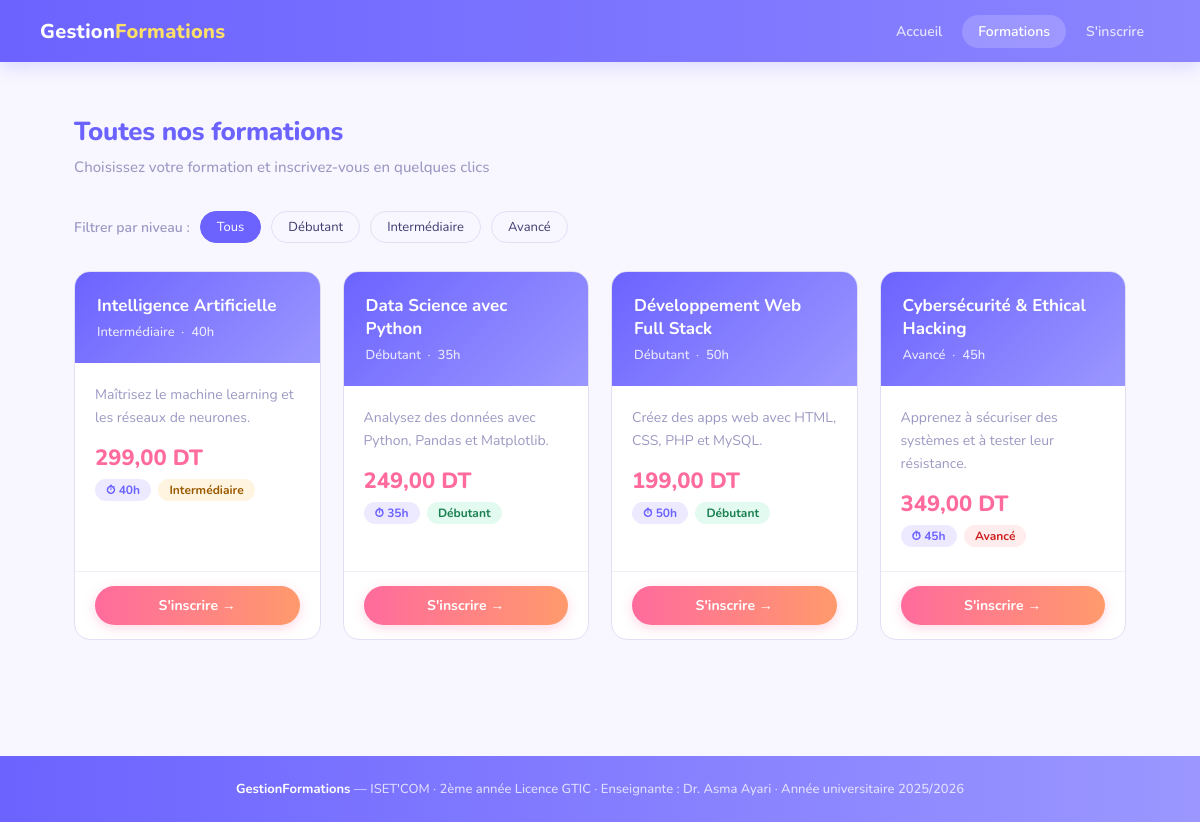
Screenshot of /index.php?page=formations with the database file from the repository.
### tables this page shows
CREATE TABLE IF NOT EXISTS formations (
    id          INT AUTO_INCREMENT PRIMARY KEY,
    titre       VARCHAR(150) NOT NULL,
    description TEXT NOT NULL,
    prix        DECIMAL(8,2) NOT NULL DEFAULT 0,
    duree       VARCHAR(30) DEFAULT '20h',
    niveau      VARCHAR(50) DEFAULT 'Tous niveaux',
    created_at  TIMESTAMP DEFAULT CURRENT_TIMESTAMP
);

### controllers/FormationController.php (called while the page is built)
<?php
require_once 'models/Formation.php';
$niveau    = isset($_GET['niveau']) ? trim($_GET['niveau']) : '';
$formations = Formation::getAll($niveau);
require 'views/formations.php';
?>

### models/Formation.php (called while the page is built, shortened)
<?php
class Formation {
    public static function getAll(string $niveau = ''): array {
        $pdo = Database::connect();
        if (!empty($niveau)) {
            $stmt = $pdo->prepare('SELECT * FROM formations WHERE niveau = ? ORDER BY id ASC');
            $stmt->execute([$niveau]);
        } else {
            $stmt = $pdo->query('SELECT * FROM formations ORDER BY id ASC');
        }
        return $stmt->fetchAll();
    }
}
?>

### views/formations.php (the view, shortened to what this page needs)
<?php
require 'views/partials/header.php';
?>
<div class="container">
    <div class="section">
        <div class="section-title">Toutes nos formations</div>
        <div class="section-sub">
            Choisissez votre formation et inscrivez-vous en quelques clics
        </div>
        <div style="margin-bottom:28px; display:flex; gap:10px; flex-wrap:wrap; align-items:center;">
            <span style="font-size:14px; color:var(--muted); font-weight:600;">Filtrer par niveau :</span>
            <a href="index.php?page=formations"
               style="padding:6px 16px; border-radius:20px; border:1.5px solid var(--border); font-size:13px; text-decoration:none; color:var(--text);
               <?= empty($niveau) ? 'background:var(--primary);color:#fff;border-color:var(--primary);' : '' ?>">
               Tous</a>
            <?php foreach (['Débutant','Intermédiaire','Avancé'] as $niv): ?>
            <a href="index.php?page=formations&niveau=<?= urlencode($niv) ?>"
               style="padding:6px 16px; border-radius:20px; border:1.5px solid var(--border); font-size:13px; text-decoration:none; color:var(--text);
               <?= (isset($niveau) && $niveau === $niv) ? 'background:var(--primary);color:#fff;border-color:var(--primary);' : '' ?>">
               <?= $niv ?></a>
            <?php endforeach; ?>
        </div>
        <?php if (empty($formations)): ?>
            <div class="alert alert-error">Aucune formation disponible pour ce niveau.</div>
        <?php else: ?>
        <div class="cards-grid">
            <?php foreach ($formations as $f): ?>
            <div class="card">
                <div class="card-header">
                    <h3><?= htmlspecialchars($f['titre']) ?></h3>
                    <p><?= htmlspecialchars($f['niveau']) ?> &nbsp;·&nbsp; <?= htmlspecialchars($f['duree']) ?></p>
                </div>
                <div class="card-body">
                    <p><?= htmlspecialchars($f['description']) ?></p>
                    <div class="prix"><?= number_format($f['prix'], 2, ',', ' ') ?> DT</div>
                    <div class="meta">
                        <span class="badge badge-primary">⏱ <?= htmlspecialchars($f['duree']) ?></span>
                        <?php
                        $badgeClass = match($f['niveau']) {
                            'Débutant'     => 'badge-success',
                            'Intermédiaire'=> 'badge-warning',
                            'Avancé'       => 'badge-danger',
                            default        => 'badge-primary'
                        };
                        ?>
                        <span class="badge <?= $badgeClass ?>"><?= htmlspecialchars($f['niveau']) ?></span>
                    </div>
                </div>
                <div class="card-footer">
                    <a href="index.php?page=inscription&formation_id=<?= $f['id'] ?>"
                       class="btn btn-accent btn-block">S'inscrire →</a>
                </div>
            </div>
            <?php endforeach; ?>
        </div>
        <?php endif; ?>
    </div>
</div>
<?php require 'views/partials/footer.php'; ?>

### index.php (shortened to what this page needs)
<?php
$page = $_GET['page'] ?? 'home';
switch ($page) {
    case 'formations':
        require 'controllers/FormationController.php';
        break;
}
?>

### views/partials/header.php (shortened to what this page needs)
<!DOCTYPE html>
<html lang="fr">
<head>
    <link rel="stylesheet" href="assets/style.css?v=2">
</head>
<body>
<nav class="navbar">
    <a href="index.php" class="navbar-brand">Gestion<span>Formations</span></a>
    <ul class="navbar-nav">
        <li><a href="index.php"
            <?= (!isset($_GET['page']) || $_GET['page'] === 'home') ? 'class="active"' : '' ?>>
            Accueil</a></li>
        <li><a href="index.php?page=formations"
            <?= (isset($_GET['page']) && $_GET['page'] === 'formations') ? 'class="active"' : '' ?>>
            Formations</a></li>
        <li><a href="index.php?page=inscription"
            <?= (isset($_GET['page']) && $_GET['page'] === 'inscription') ? 'class="active"' : '' ?>>
            S'inscrire</a></li>
    </ul>
</nav>

### views/partials/footer.php
<footer>
    <strong>GestionFormations</strong> &mdash; ISET'COM &middot; 2ème année Licence GTIC &middot;
    Enseignante : Dr. Asma Ayari &middot; Année universitaire 2025/2026
</footer>
</body>
</html>

### assets/style.css (style rules this page uses)
:root { --primary: #6C63FF; --primary-lt: #8B85FF; --primary-dk: #5548E0; --accent: #FF6B9D; --accent-dk: #E8528A; --success: #2ECC71; --danger: #FF5E5B; --gray-bg: #F8F7FF; --gray-light: #EEF0F8; --border: #E2E0F5; --text: #3D3B6E; --muted: #9B99C3; }
* { box-sizing: border-box; margin: 0; padding: 0; }
body { font-family: 'Nunito', 'Segoe UI', Arial, sans-serif; background: var(--gray-bg); color: var(--text); min-height: 100vh; }
.navbar { background: linear-gradient(90deg, var(--primary) 0%, #8B85FF 100%); padding: 0 40px; display: flex; align-items: center; justify-content: space-between; height: 62px; box-shadow: 0 4px 18px rgba(108,99,255,.22); position: sticky; top: 0; z-index: 100; }
.navbar-brand { color: #fff; font-size: 20px; font-weight: 800; text-decoration: none; letter-spacing: .3px; }
.navbar-brand span { color: #FFE066; }
.navbar-nav { display: flex; gap: 4px; list-style: none; }
.navbar-nav a { color: rgba(255,255,255,.78); text-decoration: none; padding: 7px 16px; border-radius: 20px; font-size: 14px; font-weight: 600; transition: .2s; }
.navbar-nav a:hover, .navbar-nav a.active { color: #fff; background: rgba(255,255,255,.18); }
.container { max-width: 1100px; margin: 0 auto; padding: 0 24px; }
.section { padding: 52px 0; }
.section-title { font-size: 26px; font-weight: 800; color: var(--primary); margin-bottom: 8px; letter-spacing: -.3px; }
.section-sub { color: var(--muted); font-size: 15px; margin-bottom: 34px; font-weight: 500; }
.cards-grid { display: grid; grid-template-columns: repeat(auto-fit, minmax(240px, 1fr)); gap: 22px; }
.card { background: #fff; border-radius: 16px; border: 1.5px solid var(--border); overflow: hidden; transition: .22s; display: flex; flex-direction: column; }
.card-header { background: linear-gradient(135deg, var(--primary) 0%, #9B97FF 100%); padding: 22px; color: #fff; }
.card-header h3 { font-size: 17px; font-weight: 700; margin-bottom: 6px; }
.card-header p { font-size: 13px; opacity: .85; font-weight: 500; }
.card-body { padding: 20px; flex: 1; }
.card-body p { font-size: 14px; color: var(--muted); margin-bottom: 14px; line-height: 1.65; }
.card-footer { padding: 14px 20px; border-top: 1.5px solid var(--gray-light); }
.badge { display: inline-block; padding: 3px 11px; border-radius: 20px; font-size: 12px; font-weight: 700; margin-right: 4px; margin-bottom: 4px; }
.badge-primary { background: #EDEAFF; color: #6C63FF; }
.badge-success { background: #E3FAF0; color: #1A8050; }
.badge-warning { background: #FFF4E0; color: #9A5A00; }
.badge-danger { background: #FFEDED; color: #CC2222; }
.prix { font-size: 22px; font-weight: 800; color: var(--accent); }
.meta { font-size: 13px; color: var(--muted); margin-top: 6px; font-weight: 500; }
.btn { display: inline-block; padding: 10px 24px; border-radius: 25px; font-size: 14px; font-weight: 700; text-decoration: none; cursor: pointer; border: none; transition: .22s; text-align: center; }
.btn-accent { background: linear-gradient(90deg, var(--accent) 0%, #FF9A6C 100%); color: #fff; box-shadow: 0 3px 12px rgba(255,107,157,.28); }
.btn-block { display: block; width: 100%; }
footer { background: linear-gradient(90deg, var(--primary) 0%, #9B97FF 100%); color: rgba(255,255,255,.75); text-align: center; padding: 24px; font-size: 13px; margin-top: 64px; font-weight: 500; }
footer strong { color: #fff; }

### rows the page displays
formations: titre "Intelligence Artificielle", niveau "Intermédiaire", duree "40h", description "Maîtrisez le machine learning et les réseaux de neurones.", prix "299,00"
formations: titre "Data Science avec Python", niveau "Débutant", duree "35h", description "Analysez des données avec Python, Pandas et Matplotlib.", prix "249,00"
formations: titre "Développement Web Full Stack", niveau "Débutant", duree "50h", description "Créez des apps web avec HTML, CSS, PHP et MySQL.", prix "199,00"
formations: titre "Cybersécurité & Ethical Hacking", niveau "Avancé", duree "45h", description "Apprenez à sécuriser des systèmes et à tester leur résistance.", prix "349,00"

### other values shown
$niv "Débutant"
$niv "Intermédiaire"
$niv "Avancé"
